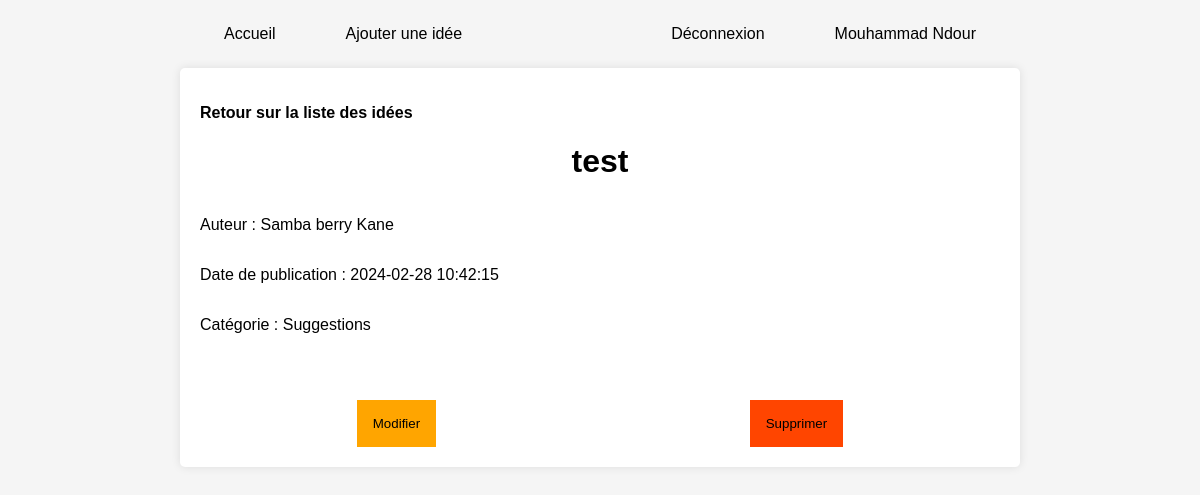
The app's page /detail.php?id=86 (signed in) with its own data.
### tables this page shows
CREATE TABLE `Idees` (
  `id` int(11) NOT NULL,
  `libelle` varchar(100) NOT NULL,
  `texte` text NOT NULL,
  `statut` varchar(15) NOT NULL DEFAULT 'en cours',
  `date_creation` datetime DEFAULT current_timestamp(),
  `id_cat` int(11) NOT NULL,
  `id_utilisateur` int(11) NOT NULL
);

CREATE TABLE `Utilisateur` (
  `id` int(11) NOT NULL,
  `nom` varchar(20) NOT NULL,
  `prenom` varchar(30) NOT NULL,
  `email` varchar(30) NOT NULL,
  `mdp` varchar(30) NOT NULL,
  `num` int(9) NOT NULL,
  `profession` varchar(100) DEFAULT NULL,
  `adresse` varchar(100) DEFAULT NULL,
  `role` varchar(20) DEFAULT 'utlisateur'
);

CREATE TABLE `Categorie` (
  `id` int(11) NOT NULL,
  `nom` varchar(50) NOT NULL,
  `description` text DEFAULT NULL,
  `date_creation` datetime DEFAULT current_timestamp()
);

### detail.php (the view, shortened to what this page needs)
<?php
require('cnx.php');
if (isset($_GET['id'])) {
    $id = $_GET['id'];
    $sql = $cnx->prepare("SELECT i.id, i.libelle, i.texte, i.date_creation, c.nom AS categorie, u.nom , u.prenom
    FROM Idees i
    JOIN Categorie c ON c.id = i.id_cat
    JOIN Utilisateur u ON i.id_utilisateur = u.id
    WHERE i.id = :id;");
    $sql->execute(array(':id' => $id,));
    $data3 = $sql->fetch(PDO::FETCH_ASSOC);
    if ($data3) {
?>
        <!DOCTYPE html>
        <html lang="en">
        <head>
            <link rel="stylesheet" href="styles/addIdea.css">
        </head>
        <body>
            <?php include('header.php') ?>
            <div class="container">
                <p><a href="index.php">Retour sur la liste des idées</a></p>
                <h1><?= $data3['libelle']; ?></h1>
                <div class="details">
                    <p>Auteur : <?= $data3['prenom']; ?> <?= $data3['nom']; ?></p>
                    <p>Date de publication : <?= $data3['date_creation']; ?></p>
                    <p>Catégorie : <?= $data3['categorie']; ?></p>
                </div>
                <div class="update-delete">
                    <div class="update">
                        <a href="update.php?id=<?= $data3['id']; ?>"><button>Modifier</button></a>
                    </div>
                    <div class="delete">
                        <a href="delete.php?id=<?= $data3['id']; ?>"><button>Supprimer</button></a>
                    </div>
                </div>
            </div>
        </body>
        </html>
<?php
    } else {
        echo "L'idée avec l'ID spécifié n'existe pas.";
    }
} else {
    echo "Aucun ID d'idée spécifié.";
}
?>

### styles/addIdea.css (style rules this page uses)
body { font-family: Arial, sans-serif; background-color: #f5f5f5; margin: 0; padding: 0; }
.container { max-width: 800px; margin: 20px auto; background-color: #fff; padding: 20px; border-radius: 5px; box-shadow: 0 0 10px rgba(0, 0, 0, 0.1); }
h1 { text-align: center; margin-bottom: 20px; }
.container p a { text-decoration: none; color: black; }
.details { display: flex; flex-direction: column; }
.update-delete { display: flex; justify-content: space-around; margin-top: 50px; }
.update button { padding: 15px; border: orange 1px solid; background: orange; }
.delete button { padding: 15px; border: orangered 1px solid; background: orangered; }
p a { text-decoration: none; color: #45a049; font-weight: bold; }

### records on screen
idees: libelle "test", id_utilisateur.prenom "Samba berry", id_utilisateur.nom "Kane", date_creation "2024-02-28 10:42:15", id_cat.nom "Suggestions"

### other values on screen
$utilisateur['prenom'] "Mouhammad"
$utilisateur['nom'] "Ndour"
